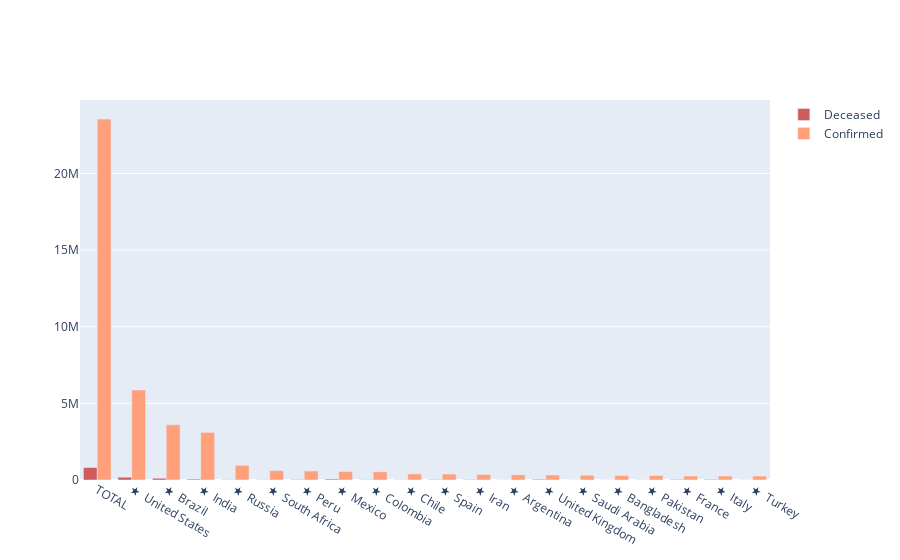

Notebook cell for this chart:
### Markdown cell above
#### Lets visualize the death toll in relation to total confirmed case

### Code cell
# lets visualize the death toll based on total confirmed case

import plotly.graph_objects as go


# for grouped barplot using Deceased numbers per country and total number of cases per country.

fig = go.Figure(data = [
go.Bar(
    x = world_df['Name'],
    y = world_df["Deceased"].head(20),
    name = "Deceased",
    marker_color = "indianred"
),
go.Bar(
    x = world_df['Name'],
    y = world_df['Confirmed'].head(20),
    name = 'Confirmed',
    marker_color = "lightsalmon"
)
])

# Here we modify the tickangle of the xaxis, resulting in rotated labels.
fig.update_layout(barmode='group')
fig.show()

### Figure 1 — Plotly figure (JSON) as saved in the notebook; plotly's stock layout.template omitted (floating-point values rounded to 4 significant figures; data arrays with more than 128 entries replaced by an {"elided": "..."} marker saying what was removed)
{"data": [{"marker": {"color": "indianred"}, "name": "Deceased", "type": "bar", "x": {"elided": "215 str values"}, "y": [811436, 180555, 114744, 57692, 16383, 13059, 27453, 60254, 16968, 10852, 28838, 20643, 6947, 41429, 3649, 3941, 6235, 30513, 35437, 6121]}, {"marker": {"color": "lightsalmon"}, "name": "Confirmed", "type": "bar", "x": {"elided": "215 str values"}, "y": [23545594, 5869551, 3605783, 3105185, 956749, 609773, 585236, 556216, 533103, 397665, 386054, 358905, 336802, 325642, 307479, 294598, 292765, 260873, 259345, 258249]}], "layout": {"barmode": "group"}}
